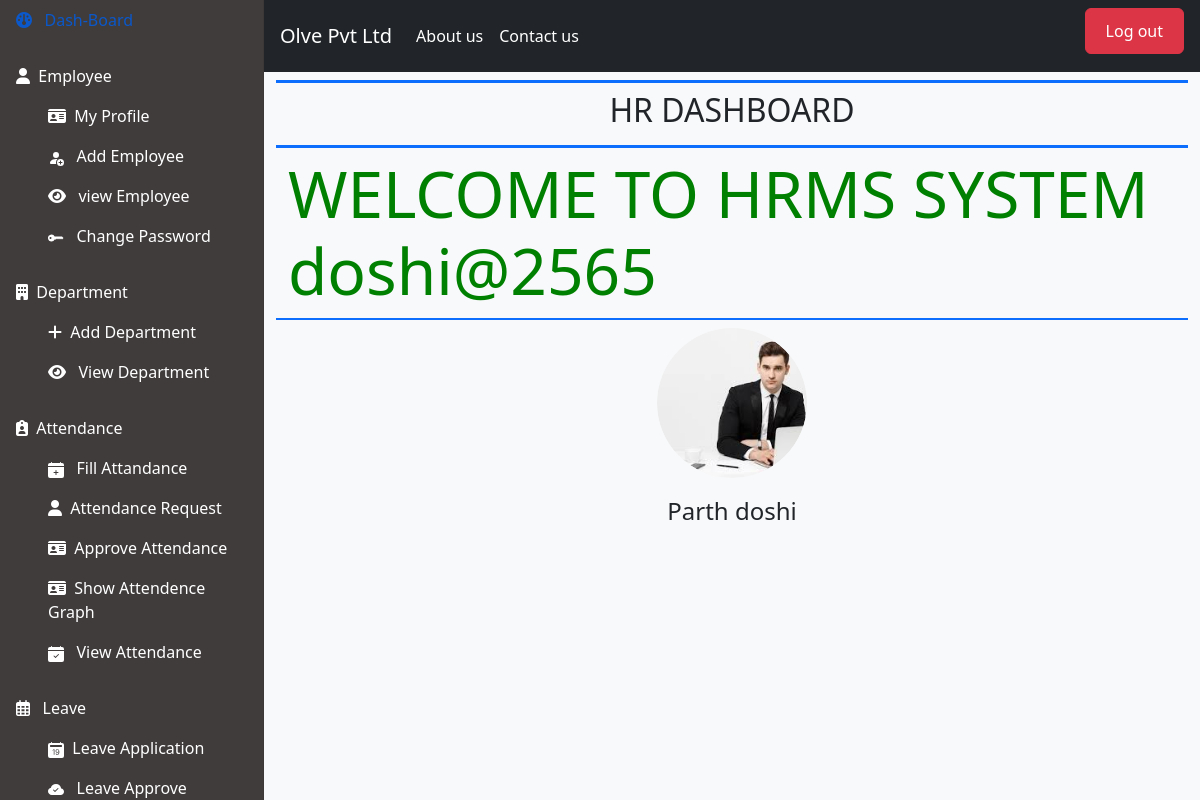
Screenshot of /index/ (signed in) with the database file from the repository.
### hr/models.py (models this page shows)
class Employee(models.Model):
    user = models.ForeignKey(User,on_delete=models.CASCADE)
    id = models.BigAutoField(primary_key=True)
    emp_code = models.CharField(unique=True, max_length=20) #emp id for login
    profile = models.ImageField(upload_to="images",blank=True,null=True)
    email = models.EmailField()
    mobile_number = models.CharField(max_length=13,null=True,blank=True)
    date_of_birth = models.DateField()
    employee_address = models.TextField(max_length=1000)
    city_id = models.ForeignKey(City, null=True, blank=True, on_delete=models.CASCADE)
    state_id = models.ForeignKey(State, null=True, blank=True, on_delete=models.CASCADE)
    aadhar_number = models.CharField(max_length=12, null=True, blank=True,unique=True)
    pan_number = models.CharField(max_length=10, null=True, blank=True,unique=True)
    dep_id = models.ForeignKey(Department, null=True, blank=True, on_delete=models.CASCADE)
    designation_id = models.ForeignKey(Designation, null=True, blank=True, on_delete=models.CASCADE)
    date_of_joining = models.DateField()
    is_hr = models.BooleanField(default=False)
    is_employee = models.BooleanField(default=False)
    def __str__(self):
        return self.emp_code

### hr/views.py (the view)
# urls.py: path('index/', index, name='index'),
def index(request):
    if request.session.get('username'):
        user = User.objects.filter(username=request.session.get('username'))
        emp_id = Employee.objects.filter(user=user.first()).first()
        context = {
            'username': request.session.get('username'),
            'emp': emp_id,
            'is_hr': emp_id.is_hr
        }
        print(context)
    else:
        context = {}
    return render(request,'index.html', context)
    if 'username' in request.session:
        del request.session['username']
    logout(request)
    return redirect('login')

### hr/templates/index.html (shortened to what this page needs)
<!doctype html>
<html lang="en">
{% load static %}
<head>
  <link href="https://cdn.jsdelivr.net/npm/bootstrap@5.3.0/dist/css/bootstrap.min.css" rel="stylesheet"
>
  <link rel="stylesheet" href="{% static 'css/style.css' %}">
</head>
<body>
  <main class="main-container">
    <aside class="side-bar">
      <nav class="nav d-flex flex-column">
        <ul class="Employee ul-main">
          <li>
            <a class="nav-link active" href="{% url 'index' %}">
              <i class="fa-solid fa-gauge"></i> &nbsp; Dash-Board
            </a>
          </li>
        </ul>
        <ul class="Employee ul-main">
          <li>
            <a class="nav-link active" href="{% url 'my_profile'%}">
              <i class="fa-solid fa-user"></i>&nbsp; Employee
            </a>
          </li>
          <ul>
            <li>
              <a class="nav-link" href="{% url 'my_profile' %}">
                <i class="fa-solid fa-id-card"></i>&nbsp; My Profile
              </a>
            </li>
            {% if is_hr %}
            <li>
              <a class="nav-link" href="{% url 'add_employee'%}">
                 &nbsp; Add Employee
              </a>
            </li>
            <li>
              <a class="nav-link" href="{% url 'view_all_employee' %}">
                <i class="fa-solid fa-eye"></i> &nbsp; view Employee
              </a>
            </li>
            {% endif %}
             <li>
                <a class="nav-link active" href="{% url 'change_password' %}">
                  <svg xmlns="http://www.w3.org/2000/svg" width="16" height="16" fill="currentColor" class="bi bi-key-fill" viewBox="0 0 16 16">
                    <path d="M3.5 11.5a3.5 3.5 0 1 1 3.163-5H14L15.5 8 14 9.5l-1-1-1 1-1-1-1 1-1-1-1 1H6.663a3.5 3.5 0 0 1-3.163 2zM2.5 9a1 1 0 1 0 0-2 1 1 0 0 0 0 2z"/>
                  </svg>
                   &nbsp; Change Password
                </a>
              </li>
          </ul>
        </ul>
        {% if is_hr %}
        <ul class="Department ul-main">
          <li>
            <a class="nav-link active" href="">
              <i class="fa-solid fa-building"></i>&nbsp; Department
            </a>
          </li>
          <ul>
            <li>
              <a class="nav-link" href="{% url 'add_department' %}">
                <i class="fa-solid fa-plus"></i>&nbsp; Add Department
              </a>
            </li>
            <li>
              <a class="nav-link" href="{% url 'view_department' %}">
                <i class="fa-solid fa-eye"></i> &nbsp; View Department
              </a>
            </li>
          </ul>
        </ul>
        {% endif %}
        <ul class="Attendance ul-main">
          <li>
            <a class="nav-link active" href="#">
              <i class="fa-solid fa-clipboard-user"></i>&nbsp; Attendance
            </a>
          </li>
          <ul>
            <li>
              <a class="nav-link" href="{% url 'fill_attendance' %}">
                 &nbsp;
                Fill Attandance
              </a>
            </li>
            <li>
              <a class="nav-link active" href="{% url 'attendence_request'%}">
                <i class="fa-solid fa-user"></i>&nbsp; Attendance Request
              </a>
            </li>
            {% if is_hr %}
            <li>
              <a class="nav-link" href="{% url 'view_attendence_requests' %}">
                <i class="fa-solid fa-id-card"></i>&nbsp; Approve Attendance
                </a>
            </li>
            {% endif %}
             <li>
              <a class="nav-link" href="{% url 'show_attendence_graph' %}">
                <i class="fa-solid fa-id-card"></i>&nbsp; Show Attendence Graph
                </a>
            </li>
           <li>
            <a class="nav-link" href="{% url 'view_attendences' %}">
                  &nbsp; View Attendance
            </a>
            </li>
          </ul>
        </ul>
        <ul class="Leave ul-main">
          <li>
            <a class="nav-link active" href="#">
              <i class="fa-regular fa-calendar-days"></i> &nbsp; Leave
            </a>
          </li>
          <ul>
            <li>
              <a class="nav-link" href="{% url 'leave_application'  %}">
                &nbsp;
                Leave Application
              </a>
            </li>
            {% if is_hr %}
            <li>
              <a class="nav-link" href="{% url 'view_all_leaves' %}">
                 &nbsp;
                Leave Approve
              </a>
            </li>
            {% endif %}
        </ul>
      </nav>
    </aside>
    <section class="section-page container-fluid bg-body-tertiary px-0">
      <nav class="navbar navbar-expand-lg navbar-dark bg-dark py-0 px-3">
        <a class="navbar-brand" href="#">Olve Pvt Ltd</a>
        <div class="collapse navbar-collapse">
          <ul class="navbar-nav me-auto mb-2 mb-lg-0">
            <li class="nav-item">
              <a class="nav-link" href="{% url 'about_us' %}">About us</a>
            </li>
            <li class="nav-item">
              <a class="nav-link" href="{% url 'contact_us' %}">Contact us</a>
            </li>
          </ul>
        </div>
        <div class="navbar-text">
          <button class="btn btn-danger"> <a class="nav-link" href="{% url 'logout'%}">Log out</a></button>
        </div>
      </nav>
      {% block mycontent %}
       {% if is_hr %}
       <div class="container my-2">
        <div class="text-capitalize border-top border-bottom border-primary border-3 py-2">
          <h2 class="text-dark text-center">HR  DASHBOARD</h2>
        </div>
        <div class="container border-bottom border-2 border-primary my-2">
         <h2><marquee style="color:green;" class="my-2 fa-2x"> WELCOME TO HRMS SYSTEM {{ username }} </marquee></h2>
        </div>
         <div class="round-image-container">
            <img src="{% if emp.profile %}{{ emp.profile.url }}{% else %}{% static 'images/emp.profile' %}{% endif %}"
                class="round-image" />
          </div>
        <span class="fs-4 d-block text-center">{{ emp.user.first_name|add:" " }}{{ emp.user.last_name }}</span>
        {% endif %}
      {% endblock %}
    </section>
  </main>
</body>
</html>

### hr/static/css/style.css (style rules this page uses)
* { margin: 0; padding: 0; box-sizing: border-box; }
.main-container { display: grid; grid-template-columns: 22% 78%; }
.side-bar { background-color: rgb(64, 60, 60); height: 100vh; overflow-y: auto; left: 0; top: 0; }
.ul-main { list-style: none; padding: 0px; }
li, .nav-link { list-style: none; color: white; }
section { box-shadow: 0 0 1px rgba(0, 0, 0, 0.3); }
input, button,textarea { width: 100%; padding-left: 20px; margin-bottom: 10px; border-radius: 5px; border: 1px solid #ccc; padding: 10px 20px !important; }

### hr/templates/index.html (style rules this page uses)
.round-image-container { display: block; margin: 0px auto; width: 150px; height: 150px; overflow: hidden; border-radius: 50%; margin-bottom: 15px; }
.round-image { width: 100%; height: 100%; object-fit: cover; border-radius: 50%; }

### rows the page displays
Employee: profile (picture), user.first_name|add "Parth", user.last_name "doshi"

### other values shown
{{ username }} "doshi@2565"
